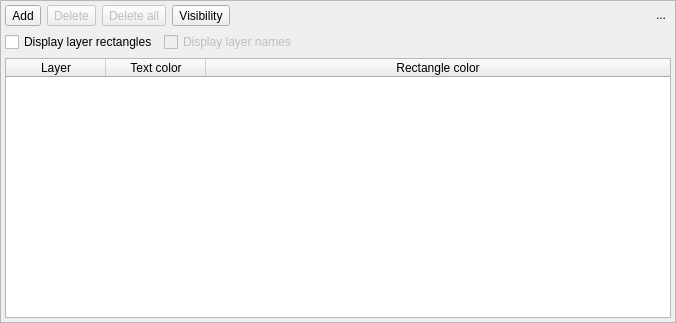
<?xml version="1.0" encoding="UTF-8"?>
<ui version="4.0">
 <class>LayersConfigWidget</class>
 <widget class="QWidget" name="LayersConfigWidget">
  <property name="geometry">
   <rect>
    <x>0</x>
    <y>0</y>
    <width>676</width>
    <height>323</height>
   </rect>
  </property>
  <property name="minimumSize">
   <size>
    <width>600</width>
    <height>180</height>
   </size>
  </property>
  <property name="maximumSize">
   <size>
    <width>800</width>
    <height>600</height>
   </size>
  </property>
  <property name="windowTitle">
   <string>Form</string>
  </property>
  <property name="autoFillBackground">
   <bool>true</bool>
  </property>
  <layout class="QVBoxLayout" name="verticalLayout">
   <property name="leftMargin">
    <number>0</number>
   </property>
   <property name="topMargin">
    <number>0</number>
   </property>
   <property name="rightMargin">
    <number>0</number>
   </property>
   <property name="bottomMargin">
    <number>0</number>
   </property>
   <item>
    <widget class="QFrame" name="frame">
     <property name="minimumSize">
      <size>
       <width>0</width>
       <height>0</height>
      </size>
     </property>
     <property name="frameShape">
      <enum>QFrame::StyledPanel</enum>
     </property>
     <property name="frameShadow">
      <enum>QFrame::Raised</enum>
     </property>
     <layout class="QGridLayout" name="gridLayout">
      <property name="leftMargin">
       <number>4</number>
      </property>
      <property name="topMargin">
       <number>4</number>
      </property>
      <property name="rightMargin">
       <number>4</number>
      </property>
      <property name="bottomMargin">
       <number>4</number>
      </property>
      <item row="0" column="0">
       <widget class="QToolButton" name="add_tb">
        <property name="enabled">
         <bool>true</bool>
        </property>
        <property name="sizePolicy">
         <sizepolicy hsizetype="Fixed" vsizetype="Preferred">
          <horstretch>0</horstretch>
          <verstretch>0</verstretch>
         </sizepolicy>
        </property>
        <property name="minimumSize">
         <size>
          <width>0</width>
          <height>0</height>
         </size>
        </property>
        <property name="toolTip">
         <string>Add a new layer</string>
        </property>
        <property name="text">
         <string>Add</string>
        </property>
        <property name="icon">
         <iconset resource="../res/resources.qrc">
          <normaloff>:/icones/icones/addlayer.png</normaloff>:/icones/icones/addlayer.png</iconset>
        </property>
        <property name="iconSize">
         <size>
          <width>22</width>
          <height>22</height>
         </size>
        </property>
        <property name="shortcut">
         <string>Ins</string>
        </property>
        <property name="toolButtonStyle">
         <enum>Qt::ToolButtonTextBesideIcon</enum>
        </property>
        <property name="autoRaise">
         <bool>false</bool>
        </property>
       </widget>
      </item>
      <item row="0" column="3">
       <widget class="QToolButton" name="visibility_tb">
        <property name="enabled">
         <bool>true</bool>
        </property>
        <property name="sizePolicy">
         <sizepolicy hsizetype="Fixed" vsizetype="Preferred">
          <horstretch>0</horstretch>
          <verstretch>0</verstretch>
         </sizepolicy>
        </property>
        <property name="minimumSize">
         <size>
          <width>0</width>
          <height>0</height>
         </size>
        </property>
        <property name="toolTip">
         <string>Add a new layer</string>
        </property>
        <property name="text">
         <string>Visibility</string>
        </property>
        <property name="icon">
         <iconset resource="../res/resources.qrc">
          <normaloff>:/icones/icones/layervisibility.png</normaloff>:/icones/icones/layervisibility.png</iconset>
        </property>
        <property name="iconSize">
         <size>
          <width>22</width>
          <height>22</height>
         </size>
        </property>
        <property name="checkable">
         <bool>false</bool>
        </property>
        <property name="checked">
         <bool>false</bool>
        </property>
        <property name="popupMode">
         <enum>QToolButton::InstantPopup</enum>
        </property>
        <property name="toolButtonStyle">
         <enum>Qt::ToolButtonTextBesideIcon</enum>
        </property>
        <property name="autoRaise">
         <bool>false</bool>
        </property>
       </widget>
      </item>
      <item row="0" column="1">
       <widget class="QToolButton" name="remove_tb">
        <property name="enabled">
         <bool>false</bool>
        </property>
        <property name="sizePolicy">
         <sizepolicy hsizetype="Fixed" vsizetype="Preferred">
          <horstretch>0</horstretch>
          <verstretch>0</verstretch>
         </sizepolicy>
        </property>
        <property name="minimumSize">
         <size>
          <width>0</width>
          <height>0</height>
         </size>
        </property>
        <property name="toolTip">
         <string>Remove the selected layer</string>
        </property>
        <property name="text">
         <string>Delete</string>
        </property>
        <property name="icon">
         <iconset resource="../res/resources.qrc">
          <normaloff>:/icones/icones/dellayer.png</normaloff>:/icones/icones/dellayer.png</iconset>
        </property>
        <property name="iconSize">
         <size>
          <width>22</width>
          <height>22</height>
         </size>
        </property>
        <property name="shortcut">
         <string>Del</string>
        </property>
        <property name="toolButtonStyle">
         <enum>Qt::ToolButtonTextBesideIcon</enum>
        </property>
        <property name="autoRaise">
         <bool>false</bool>
        </property>
       </widget>
      </item>
      <item row="0" column="5">
       <widget class="QToolButton" name="hide_tb">
        <property name="minimumSize">
         <size>
          <width>20</width>
          <height>20</height>
         </size>
        </property>
        <property name="maximumSize">
         <size>
          <width>20</width>
          <height>20</height>
         </size>
        </property>
        <property name="toolTip">
         <string>Hide this widget</string>
        </property>
        <property name="text">
         <string>...</string>
        </property>
        <property name="icon">
         <iconset resource="../res/resources.qrc">
          <normaloff>:/icones/icones/fechar1.png</normaloff>:/icones/icones/fechar1.png</iconset>
        </property>
        <property name="autoRaise">
         <bool>true</bool>
        </property>
       </widget>
      </item>
      <item row="2" column="0" colspan="6">
       <widget class="QTableWidget" name="layers_tab">
        <property name="sizePolicy">
         <sizepolicy hsizetype="Expanding" vsizetype="Expanding">
          <horstretch>0</horstretch>
          <verstretch>0</verstretch>
         </sizepolicy>
        </property>
        <property name="editTriggers">
         <set>QAbstractItemView::NoEditTriggers</set>
        </property>
        <property name="alternatingRowColors">
         <bool>true</bool>
        </property>
        <property name="selectionMode">
         <enum>QAbstractItemView::SingleSelection</enum>
        </property>
        <property name="selectionBehavior">
         <enum>QAbstractItemView::SelectRows</enum>
        </property>
        <property name="iconSize">
         <size>
          <width>16</width>
          <height>16</height>
         </size>
        </property>
        <attribute name="horizontalHeaderMinimumSectionSize">
         <number>30</number>
        </attribute>
        <attribute name="horizontalHeaderStretchLastSection">
         <bool>true</bool>
        </attribute>
        <attribute name="verticalHeaderVisible">
         <bool>false</bool>
        </attribute>
        <attribute name="verticalHeaderCascadingSectionResizes">
         <bool>false</bool>
        </attribute>
        <attribute name="verticalHeaderMinimumSectionSize">
         <number>35</number>
        </attribute>
        <attribute name="verticalHeaderDefaultSectionSize">
         <number>35</number>
        </attribute>
        <attribute name="verticalHeaderHighlightSections">
         <bool>true</bool>
        </attribute>
        <column>
         <property name="text">
          <string>Layer</string>
         </property>
        </column>
        <column>
         <property name="text">
          <string>Text color</string>
         </property>
        </column>
        <column>
         <property name="text">
          <string>Rectangle color</string>
         </property>
        </column>
       </widget>
      </item>
      <item row="0" column="4">
       <spacer name="horizontalSpacer">
        <property name="orientation">
         <enum>Qt::Horizontal</enum>
        </property>
        <property name="sizeType">
         <enum>QSizePolicy::Expanding</enum>
        </property>
        <property name="sizeHint" stdset="0">
         <size>
          <width>20</width>
          <height>20</height>
         </size>
        </property>
       </spacer>
      </item>
      <item row="0" column="2">
       <widget class="QToolButton" name="remove_all_tb">
        <property name="enabled">
         <bool>false</bool>
        </property>
        <property name="sizePolicy">
         <sizepolicy hsizetype="Fixed" vsizetype="Preferred">
          <horstretch>0</horstretch>
          <verstretch>0</verstretch>
         </sizepolicy>
        </property>
        <property name="minimumSize">
         <size>
          <width>0</width>
          <height>0</height>
         </size>
        </property>
        <property name="toolTip">
         <string>Remove all layers</string>
        </property>
        <property name="text">
         <string>Delete all</string>
        </property>
        <property name="icon">
         <iconset resource="../res/resources.qrc">
          <normaloff>:/icones/icones/clearlayers.png</normaloff>:/icones/icones/clearlayers.png</iconset>
        </property>
        <property name="iconSize">
         <size>
          <width>22</width>
          <height>22</height>
         </size>
        </property>
        <property name="shortcut">
         <string>Shift+Del</string>
        </property>
        <property name="toolButtonStyle">
         <enum>Qt::ToolButtonTextBesideIcon</enum>
        </property>
        <property name="autoRaise">
         <bool>false</bool>
        </property>
       </widget>
      </item>
      <item row="1" column="0" colspan="5">
       <layout class="QHBoxLayout" name="horizontalLayout">
        <item>
         <widget class="QCheckBox" name="toggle_layers_rects_chk">
          <property name="sizePolicy">
           <sizepolicy hsizetype="Preferred" vsizetype="Fixed">
            <horstretch>0</horstretch>
            <verstretch>0</verstretch>
           </sizepolicy>
          </property>
          <property name="text">
           <string>Display layer rectangles</string>
          </property>
         </widget>
        </item>
        <item>
         <widget class="QCheckBox" name="toggle_layers_names_chk">
          <property name="enabled">
           <bool>false</bool>
          </property>
          <property name="sizePolicy">
           <sizepolicy hsizetype="Expanding" vsizetype="Fixed">
            <horstretch>0</horstretch>
            <verstretch>0</verstretch>
           </sizepolicy>
          </property>
          <property name="text">
           <string>Display layer names</string>
          </property>
         </widget>
        </item>
       </layout>
      </item>
     </layout>
    </widget>
   </item>
  </layout>
 </widget>
 <resources>
  <include location="../res/resources.qrc"/>
 </resources>
 <connections/>
</ui>
